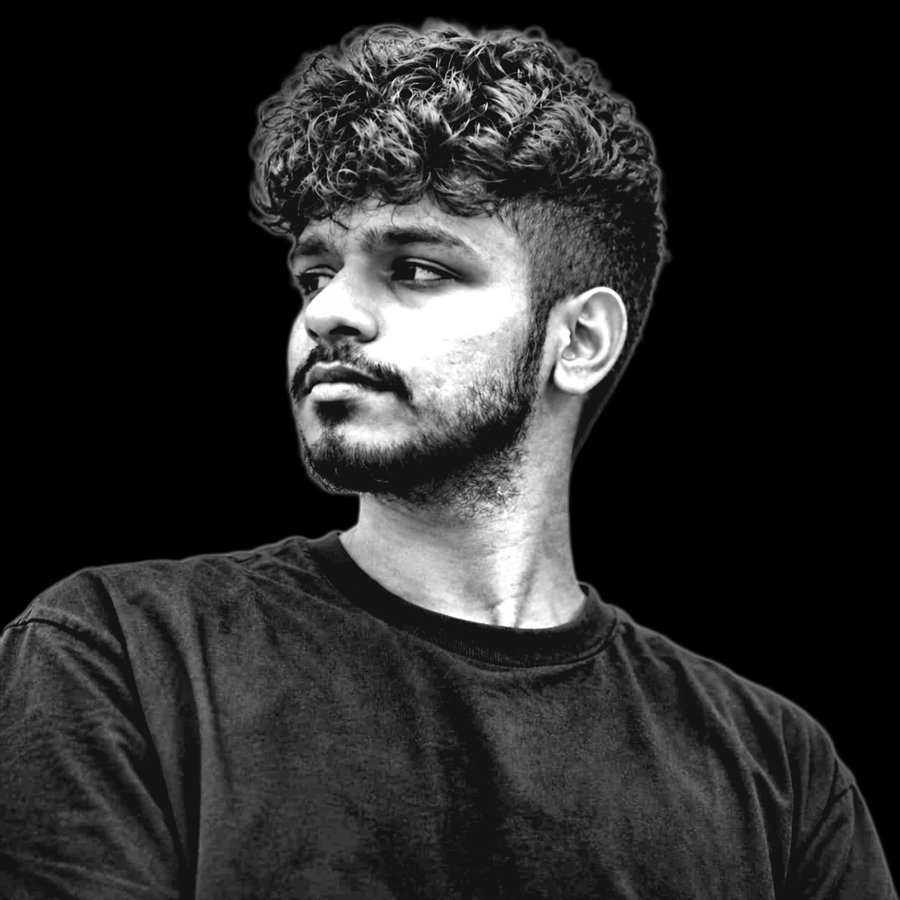
#> input picture assets/portrait-prepped.png, 900 x 900 px
$ python make_ascii_svg.py ../assets/portrait-prepped.png
#> lines starting #> are read from the running program, lines starting #| are printed output that depends on the picture; after the words box and inside, x2 and y2 are one past the last pixel; in counts of white or black regions, pixels touching at a corner belong together
### scripts/theme.py
"""
Shared design tokens for every generated SVG, so the header, portrait, info
card and heatmap read as one system. Change a colour here, re-run
`python scripts/build_all.py`, and all assets update together.
"""
import os

USERNAME = os.environ.get("GH_PROFILE_USER", "VigneshwarRamadoss")
PROMPT_USER = "vigneshwar"
PROMPT_HOST = "thedot"


def prompt(cmd=""):
    """Terminal prompt string used in title bars / labels."""
    return f"{PROMPT_USER}@{PROMPT_HOST}:~$ {cmd}".rstrip()


# ---- palette: monochrome + a single accent (no rainbow) -------------------
BG = "#0d1117"        # github dark canvas
BG2 = "#10161f"       # top of the subtle vertical gradient
PANEL = "#161b22"     # inner tiles / empty heatmap cell
FRAME = "#30363d"     # window border
RULE = "#21262d"      # hairlines
DIM = "#484f58"       # tertiary text
MUTED = "#7d8590"     # secondary text
INK = "#c9d1d9"       # primary text / ascii ink
BRIGHT = "#f0f6fc"    # emphasis
ACCENT = "#58a6ff"    # the one accent colour
ACCENT_DEEP = "#1f6feb"
OK = "#3fb950"        # status dot only

# heatmap ramp: empty -> brightest, all in the accent hue
HEAT = ["#161b22", "#0c2d4f", "#0f4c81", "#1f6feb", "#58a6ff"]

MONO = "ui-monospace, SFMono-Regular, 'JetBrains Mono', Menlo, Consolas, 'Liberation Mono', monospace"
SANS = "Inter, ui-sans-serif, -apple-system, BlinkMacSystemFont, 'Segoe UI', Helvetica, Arial, sans-serif"

RADIUS = 12
TITLEBAR_H = 34
PAD = 22

# portrait + info card share this canvas so they pair at equal widths
PAIR_W = 840
PAIR_H = 900

ROOT = os.path.abspath(os.path.join(os.path.dirname(os.path.abspath(__file__)), ".."))
DATA_PATH = os.path.join(ROOT, "data", "contributions.json")


def esc(s):
    return (str(s).replace("&", "&amp;").replace("<", "&lt;").replace(">", "&gt;")
            .replace('"', "&quot;"))


def window(w, h, title, gid="bg"):
    """Common terminal window chrome: gradient body, border, title bar.

    Deliberately not the macOS traffic lights: three muted dots plus a
    left-aligned path label keeps the frame quiet.
    """
    parts = [
        f'<defs><linearGradient id="{gid}" x1="0" y1="0" x2="0" y2="1">'
        f'<stop offset="0" stop-color="{BG2}"/><stop offset="1" stop-color="{BG}"/>'
        f'</linearGradient></defs>',
        f'<rect width="{w}" height="{h}" rx="{RADIUS}" fill="url(#{gid})"/>',
        f'<rect x="0.5" y="0.5" width="{w-1}" height="{h-1}" rx="{RADIUS-0.5}" fill="none" stroke="{FRAME}"/>',
        f'<line x1="0" y1="{TITLEBAR_H}" x2="{w}" y2="{TITLEBAR_H}" stroke="{RULE}"/>',
    ]
    for i in range(3):
        parts.append(f'<circle cx="{PAD + i*14}" cy="{TITLEBAR_H/2}" r="4" fill="{DIM if i else ACCENT}" '
                     f'fill-opacity="{1 if i == 0 else 0.6}"/>')
    parts.append(f'<text x="{PAD + 50}" y="{TITLEBAR_H/2 + 4}" fill="{MUTED}" font-size="12" '
                 f'font-family="{MONO}">{esc(title)}</text>')
    return parts


def svg_open(w, h, label):
    return (f'<svg xmlns="http://www.w3.org/2000/svg" width="{w}" height="{h}" viewBox="0 0 {w} {h}" '
            f'role="img" aria-label="{esc(label)}" font-family="{MONO}">'
            f'<title>{esc(label)}</title>')


def write(path, svg):
    full = os.path.join(ROOT, path)
    with open(full, "w", encoding="utf-8", newline="\n") as f:
        f.write(svg)
    print(f"wrote {path} ({len(svg):,} bytes)")

### scripts/make_ascii_svg.py
#!/usr/bin/env python3
"""
Turn the prepped light map into an animated ASCII portrait SVG.

Rendering
  * One <text> per row, a single gradient ink (cool white -> accent blue
    toward the shoulders) instead of per-character colours, so the file
    stays small and the portrait stays clean.
  * Positive mapping: brighter pixel -> denser glyph (light on dark).

Animation (SMIL -- runs inside GitHub's <img> rendering, JS never does)
  1. A faint "ghost" of the full portrait is visible immediately (7% opacity),
     so the frame never looks empty.
  2. A single clip rect grows top -> bottom while a soft scanline rides its
     edge, "developing" the portrait at full brightness in ~3.4s.
  3. The scanline fades, the status bar flips from `rendering…` to the final
     line and a cursor blinks. Then everything holds -- no looping motion.
  Only a handful of animated elements (vs one clip per row), so the SVG is
  light and smooth.

    python scripts/make_ascii_svg.py [prepped.png] [out.svg] [--preview out.png]
    STATIC=1 python scripts/make_ascii_svg.py    # frozen frame, no animation
"""
import os
import sys

import numpy as np
from PIL import Image, ImageEnhance

sys.path.insert(0, os.path.dirname(os.path.abspath(__file__)))
import theme as T  # noqa: E402

args = [a for a in sys.argv[1:] if not a.startswith("--")]
PREVIEW = sys.argv[sys.argv.index("--preview") + 1] if "--preview" in sys.argv else None
if PREVIEW in args:
    args.remove(PREVIEW)
SRC = args[0] if len(args) > 0 else os.path.join(T.ROOT, "assets", "portrait-prepped.png")
OUT = args[1] if len(args) > 1 else "vignesh-ascii.svg"
STATIC = bool(os.environ.get("STATIC"))

# ---- grid ------------------------------------------------------------------
W, H = T.PAIR_W, T.PAIR_H
SIDE = 20
STATUS_H = 38
COLS = int(os.environ.get("COLS", 140))
ART_W = W - SIDE * 2
CELL_W = ART_W / COLS
CELL_H = CELL_W * 1.875                       # typical monospace aspect
ART_TOP = T.TITLEBAR_H + 10
ROWS = int((H - ART_TOP - STATUS_H - 8) // CELL_H)
ART_H = ROWS * CELL_H
FONT = CELL_W / 0.6                           # mono glyph advance ~0.6em

RAMP = os.environ.get("RAMP", " .`-:=+*#%@")   # sparse -> dense
CUTOFF = float(os.environ.get("CUTOFF", 0.06))  # below this -> blank terminal
GAMMA = float(os.environ.get("GAMMA", 1.0))     # >1 keeps only highlights dense
CONTRAST = float(os.environ.get("CONTRAST", 1.08))
EQ = float(os.environ.get("EQ", 0.7))            # 0 = linear, 1 = fully equalised
DETAIL = float(os.environ.get("DETAIL", 0.8))    # grid-scale sharpening

# ---- timing ----------------------------------------------------------------
BEGIN = 0.35
REVEAL = 3.4


def sample():
    """Sample to the character grid, then equalise *at grid resolution*.

    A lit face is mostly bright, so a plain linear mapping saturates it into a
    block of '@' and the features (eyes, brows, beard) become barely-visible
    holes. Rank-equalising the subject's cells spreads them evenly over the
    ramp, and a small unsharp pass at grid scale re-draws the features.
    """
    im = Image.open(SRC).convert("L")
#> im is the input picture: PIL image 900x900 L; min 0, max 255, mean 41.2
    im = ImageEnhance.Contrast(im).enhance(CONTRAST)
    a = np.asarray(im.resize((COLS, ROWS), Image.LANCZOS), dtype=np.float32) / 255.0
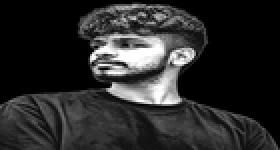
#> a: shape (75, 140) float32 (shown 2 times larger); min 0, max 1, mean 0.166
    mask = a >= CUTOFF
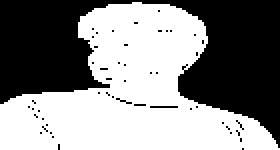
#> mask: shape (75, 140) bool (shown 2 times larger); 53.9% white; 50 black regions (49 under 20 px), largest, box (x1, y1, x2, y2) and area: (0, 0, 140, 74) 4740
    vals = a[mask]
#> vals = 5660 values, max 1 at index 1184, min 0.0627 at index 597, mean 0.306
    eq = a.copy()
    eq[mask] = vals.argsort().argsort() / max(len(vals) - 1, 1)
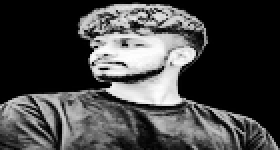
#> eq: shape (75, 140) float32 (shown 2 times larger); min 0, max 1, mean 0.27
    v = EQ * eq + (1 - EQ) * a
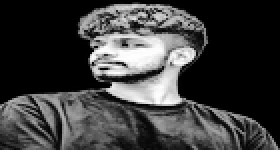
#> v: shape (75, 140) float32 (shown 2 times larger); min 0, max 1, mean 0.239
    pad = np.pad(v, 1, mode="edge")
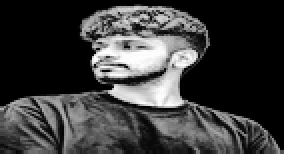
#> pad: shape (77, 142) float32 (shown 2 times larger); min 0, max 1, mean 0.233
    blur = sum(pad[dy:dy + ROWS, dx:dx + COLS] for dy in range(3) for dx in range(3)) / 9
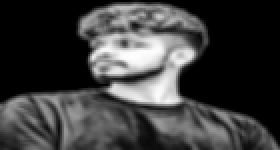
#> blur: shape (75, 140) float32 (shown 2 times larger); min 0, max 0.997, mean 0.239
    v = np.clip(v + DETAIL * (v - blur), 0, 1) ** GAMMA
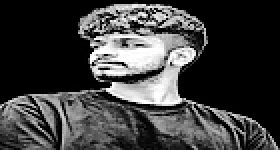
#> v: shape (75, 140) float32 (shown 2 times larger); min 0, max 1, mean 0.243
    n = len(RAMP) - 1
    rows = []
    for y in range(ROWS):
        line = []
        for x in range(COLS):
            if not mask[y, x]:
                line.append(" ")
            else:
                line.append(RAMP[1 + min(n - 1, int(v[y, x] * n))])
        rows.append("".join(line).rstrip())
#> after the loop, rows = 75 items
    return rows


def build(rows):
    p = [T.svg_open(W, H, "Vigneshwar Ramadoss - animated ASCII portrait")]
    p += T.window(W, H, "~/portrait  ·  ascii --render vigneshwar.png", gid="pbg")
    p.append(
        f'<defs><linearGradient id="ink" gradientUnits="userSpaceOnUse" x1="0" y1="{ART_TOP}" x2="0" y2="{ART_TOP + ART_H}">'
        f'<stop offset="0" stop-color="{T.BRIGHT}"/><stop offset="0.55" stop-color="{T.INK}"/>'
        f'<stop offset="1" stop-color="{T.ACCENT}"/></linearGradient>'
        f'<linearGradient id="scan" x1="0" y1="0" x2="0" y2="1">'
        f'<stop offset="0" stop-color="{T.ACCENT}" stop-opacity="0"/>'
        f'<stop offset="1" stop-color="{T.ACCENT}" stop-opacity="0.35"/></linearGradient></defs>'
    )

    lines = []
    for r, line in enumerate(rows):
        if not line:
            continue
        y = ART_TOP + r * CELL_H + CELL_H * 0.78
        n = len(line)
        lines.append(f'<text x="{SIDE}" y="{y:.1f}" textLength="{n * CELL_W:.1f}" lengthAdjust="spacing" '
                     f'xml:space="preserve">{T.esc(line)}</text>')
    # no id: the group is emitted twice (ghost + revealed copy)
    art = (f'<g fill="url(#ink)" font-size="{FONT:.2f}">' + "".join(lines) + "</g>")

    status_y = H - STATUS_H / 2 + 4
    p.append(f'<line x1="0" y1="{H - STATUS_H}" x2="{W}" y2="{H - STATUS_H}" stroke="{T.RULE}"/>')
    left = (f'<tspan fill="{T.MUTED}">{T.esc(T.prompt())} </tspan>'
            f'<tspan fill="{T.INK}">whoami</tspan>')
    final = f'<tspan fill="{T.DIM}">  →  </tspan><tspan fill="{T.BRIGHT}">Vigneshwar Ramadoss</tspan>'
    right_txt = f"{COLS}×{ROWS}"

    if STATIC:
        p.append(art)
        p.append(f'<text x="{SIDE}" y="{status_y:.1f}" font-size="13">{left}{final}</text>')
    else:
        end = BEGIN + REVEAL
        p.append(f'<g opacity="0.07">{art}</g>')
        p.append(
            f'<clipPath id="reveal"><rect x="0" y="{ART_TOP}" width="{W}" height="0">'
            f'<animate attributeName="height" values="0;{ART_H + 4:.1f}" keyTimes="0;1" calcMode="spline" '
            f'keySplines="0.45 0 0.25 1" begin="{BEGIN}s" dur="{REVEAL}s" fill="freeze"/></rect></clipPath>'
        )
        p.append(f'<g clip-path="url(#reveal)">{art}</g>')
        p.append(
            f'<rect x="{SIDE - 6}" y="{ART_TOP - 22}" width="{ART_W + 12}" height="22" fill="url(#scan)" opacity="0">'
            f'<animate attributeName="y" values="{ART_TOP - 22};{ART_TOP + ART_H - 18:.1f}" keyTimes="0;1" calcMode="spline" '
            f'keySplines="0.45 0 0.25 1" begin="{BEGIN}s" dur="{REVEAL}s" fill="freeze"/>'
            f'<set attributeName="opacity" to="1" begin="{BEGIN}s"/>'
            f'<animate attributeName="opacity" to="0" begin="{end}s" dur="0.5s" fill="freeze"/></rect>'
        )
        # status: "rendering…" then the final answer
        p.append(f'<text x="{SIDE}" y="{status_y:.1f}" font-size="13">{left}'
                 f'<tspan fill="{T.DIM}">  rendering…</tspan>'
                 f'<set attributeName="opacity" to="0" begin="{end}s" fill="freeze"/></text>')
        p.append(f'<text x="{SIDE}" y="{status_y:.1f}" font-size="13" opacity="0">{left}{final}'
                 f'<set attributeName="opacity" to="1" begin="{end}s" fill="freeze"/></text>')
        # blinking block cursor after the name
        cur_x = SIDE + len(T.prompt() + " whoami  →  Vigneshwar Ramadoss ") * 13 * 0.6
        p.append(f'<rect x="{cur_x:.1f}" y="{status_y - 11:.1f}" width="7.5" height="14" fill="{T.ACCENT}" opacity="0">'
                 f'<animate attributeName="opacity" values="0.9;0.9;0;0" keyTimes="0;0.5;0.5;1" dur="1.1s" '
                 f'begin="{end}s" repeatCount="indefinite"/></rect>')

    p.append(f'<text x="{W - SIDE}" y="{status_y:.1f}" font-size="11" fill="{T.DIM}" text-anchor="end">{right_txt}</text>')
    p.append("</svg>")
    return "".join(p)


def preview(rows, path):
    """Rasterise the final frame with PIL so the portrait can be checked locally."""
    from PIL import ImageDraw, ImageFont
    scale = 2
    img = Image.new("RGB", (W * scale, H * scale), T.BG)
    d = ImageDraw.Draw(img)
    font = None
    for name in ("consola.ttf", "DejaVuSansMono.ttf", "Menlo.ttc"):
        try:
            font = ImageFont.truetype(name, int(FONT * scale))
            break
        except OSError:
            pass
    font = font or ImageFont.load_default()
    for r, line in enumerate(rows):
        t = r / max(ROWS - 1, 1)
        col = tuple(int(a + (b - a) * max(0, (t - 0.55) / 0.45)) for a, b in ((201, 88), (209, 166), (217, 255)))
        for c, ch in enumerate(line):
            if ch != " ":
                d.text(((SIDE + c * CELL_W) * scale, (ART_TOP + r * CELL_H) * scale), ch, fill=col, font=font)
    img.save(path)
    print("preview", path)


if __name__ == "__main__":
    rows = sample()
#> rows = 75 items
    T.write(OUT, build(rows))
#> the loop in build, `for r, line in enumerate(rows):` made 75 passes
#> (y, n) on passes 2 to 13: (63.07, 71), (73.79, 85), (84.5, 88), (95.21, 91), (105.9, 93), (116.6, 94), (127.4, 96), (138.1, 99), (148.8, 99), (159.5, 101), (170.2, 102), (180.9, 102)
#> line on pass 1: ''
#> after the loop in build, `for r, line in enumerate(rows):`: lines = 74 items
#> in build, `cur_x = SIDE + len(T.prompt() + " whoami  →  Vigneshwar Ramadoss ") * ..`: cur_x = 425.6
    print(f"grid {COLS}x{ROWS}, cell {CELL_W:.2f}x{CELL_H:.2f}px, canvas {W}x{H}")
    if PREVIEW:
        preview(rows, PREVIEW)
